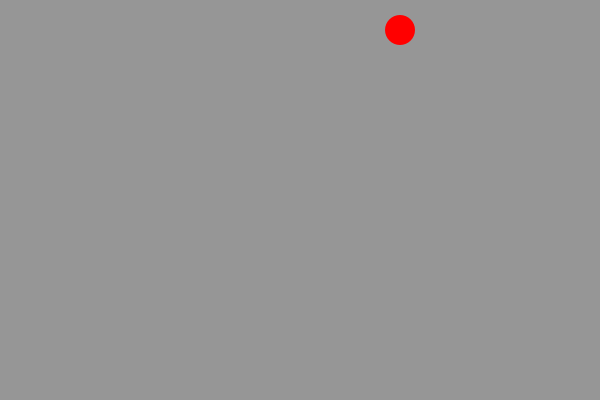
Frame 1 (no input)
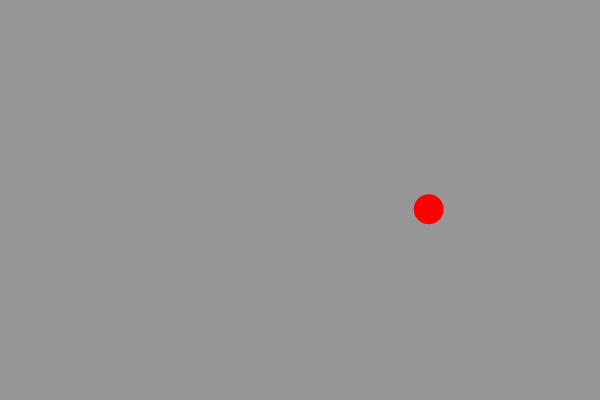
Frame 60 (the mouse pressed at the canvas centre just before this capture)
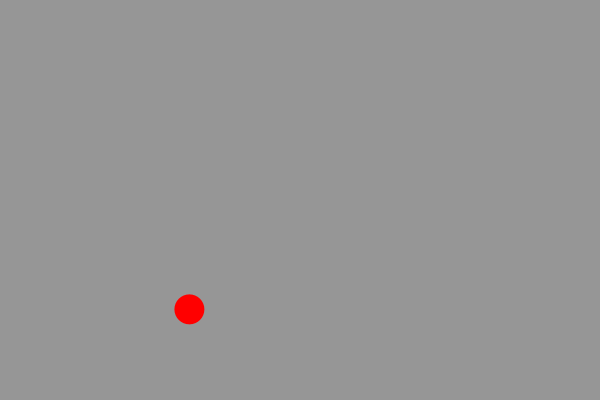
Frame 120 (the mouse held since frame 60 and released just before this capture)

The Processing sketch that drew these frames (run headless with seeded random() and noise(); from frame 60 on, the mouse is pressed at the canvas centre):

// Processing sketch: processing_66352
// ── processing_66352.pde

float ballX, ballY, speedX, speedY;
float gravity, inertia;

void setup() {
  background(150);
  size(600, 400);
  smooth();
  frameRate(30);
  
  gravity = 2;
  inertia = 0.09;
  
  //starting point
  ballX = 400;
  ballY = 30; 
  //initial speed
  speedX = 30;
  speedY = 5;
    
}

void draw() {
  noStroke();
  fill(150);
  rect(0, 0, width, height);
  fill(255, 0, 0);
  ellipse(ballX, ballY, 30, 30);
  
    ballX += speedX;
    ballY += speedY;
  
  
  // decrease X speed
  if(ballX >= 600) {
    speedX *= -0.95;
    speedX += inertia;
  }
  
  if(ballX <= 0)  {
    speedX *= -0.95;
    speedX += inertia;
  }

  //
  
  if(ballY >= 400-15 || ballY <= 0) {
    speedY *= -0.95;
  }
  //fix error y
  if(ballY >= 400-15) {
    ballY = 400-15;
    speedX += inertia;
  }
  
  //stop ball
  
  
  if(abs(speedX) <= 10) {
    noLoop();
  }
  
  speedY += gravity;
  
  println(ballX + " , " + ballY + " , " + "speed = " + speedX);
  
}
